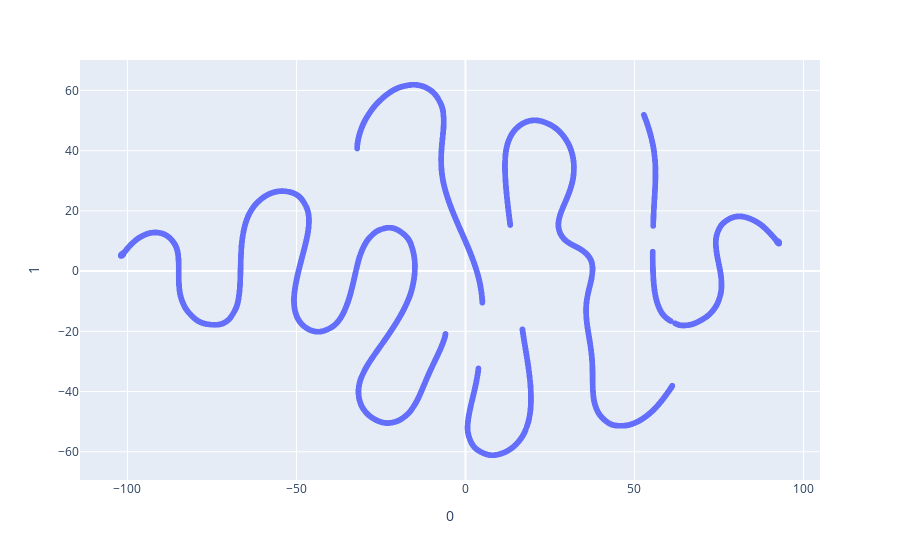

The code cell stored with this chart in its notebook:
### Code cell
# Primera componente versus Segunda componente
fig = px.scatter(custom_features, y=1, x=0)
fig.show()

### Figure 1 — Plotly figure (JSON) as saved in the notebook; plotly's stock layout.template omitted (floating-point values rounded to 4 significant figures; data arrays with more than 128 entries replaced by an {"elided": "..."} marker saying what was removed)
{"data": [{"hovertemplate": "0=%{x}<br>1=%{y}<extra></extra>", "legendgroup": "", "marker": {"color": "#636efa", "symbol": "circle"}, "mode": "markers", "name": "", "showlegend": false, "type": "scattergl", "x": {"elided": "4314 float values"}, "xaxis": "x", "y": {"elided": "4314 float values"}, "yaxis": "y"}], "layout": {"legend": {"tracegroupgap": 0}, "margin": {"t": 60}, "xaxis": {"anchor": "y", "domain": [0, 1], "title": {"text": "0"}}, "yaxis": {"anchor": "x", "domain": [0, 1], "title": {"text": "1"}}}}
